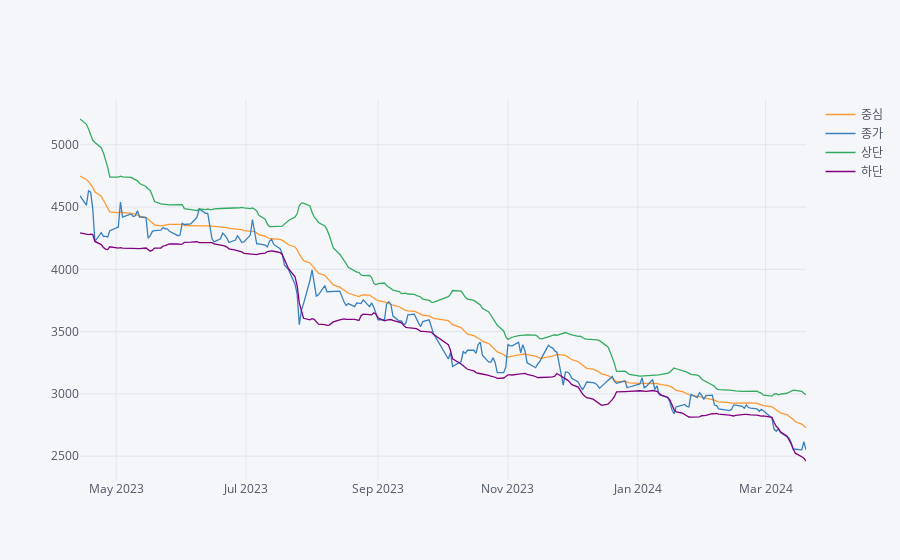

The code cell stored with this chart in its notebook:
### Code cell
data[['중심', '종가', '상단', '하단']].iplot(kind='scatter') #하락추세임을 확인

### Figure 1 — Plotly figure (JSON) as saved in the notebook; plotly's stock layout.template omitted (floating-point values rounded to 4 significant figures; data arrays with more than 128 entries replaced by an {"elided": "..."} marker saying what was removed)
{"data": [{"line": {"color": "rgba(255, 153, 51, 1.0)", "dash": "solid", "shape": "linear", "width": 1.3}, "mode": "lines", "name": "중심", "text": "", "type": "scatter", "x": {"elided": "228 str values"}, "y": {"elided": "228 float values"}}, {"line": {"color": "rgba(55, 128, 191, 1.0)", "dash": "solid", "shape": "linear", "width": 1.3}, "mode": "lines", "name": "종가", "text": "", "type": "scatter", "x": {"elided": "228 str values"}, "y": {"elided": "228 int values"}}, {"line": {"color": "rgba(50, 171, 96, 1.0)", "dash": "solid", "shape": "linear", "width": 1.3}, "mode": "lines", "name": "상단", "text": "", "type": "scatter", "x": {"elided": "228 str values"}, "y": {"elided": "228 float values"}}, {"line": {"color": "rgba(128, 0, 128, 1.0)", "dash": "solid", "shape": "linear", "width": 1.3}, "mode": "lines", "name": "하단", "text": "", "type": "scatter", "x": {"elided": "228 str values"}, "y": {"elided": "228 float values"}}], "layout": {"legend": {"bgcolor": "#F5F6F9", "font": {"color": "#4D5663"}}, "paper_bgcolor": "#F5F6F9", "plot_bgcolor": "#F5F6F9", "title": {"font": {"color": "#4D5663"}}, "xaxis": {"gridcolor": "#E1E5ED", "showgrid": true, "tickfont": {"color": "#4D5663"}, "title": {"font": {"color": "#4D5663"}, "text": ""}, "zerolinecolor": "#E1E5ED"}, "yaxis": {"gridcolor": "#E1E5ED", "showgrid": true, "tickfont": {"color": "#4D5663"}, "title": {"font": {"color": "#4D5663"}, "text": ""}, "zerolinecolor": "#E1E5ED"}}}
